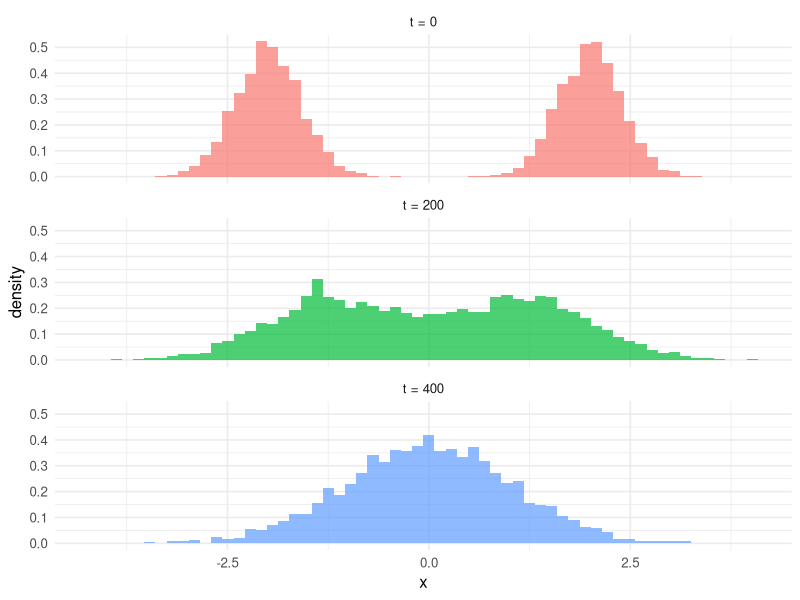
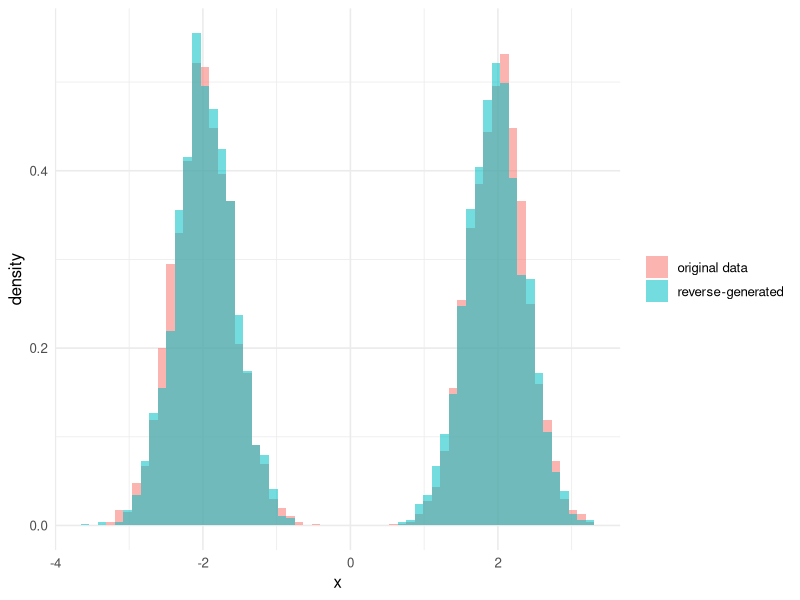

The R source for these figures, in order:
## ---- chunk 1
#| label: setup
#| include: false
library(ggplot2)
library(dplyr)
theme_set(theme_minimal(base_size = 12))
## ---- chunk 2
#| label: fig-forward-collapse
#| fig-cap: "The bimodal starting distribution collapsing to N(0,1) as t increases, under the same schedule shape as Ho et al. (2020)."
mu1 <- -2; mu2 <- 2; sd0 <- 0.4; w1 <- 0.5; w2 <- 0.5
r_data <- function(n) {
  is_mode2 <- rbinom(n, 1, w2)
  ifelse(is_mode2 == 1, rnorm(n, mu2, sd0), rnorm(n, mu1, sd0))
}

set.seed(7)
n <- 4000
x0_data <- r_data(n)

T_steps <- 400
beta <- seq(1e-4, 0.02, length.out = T_steps)
alpha <- 1 - beta
alpha_bar <- cumprod(alpha)

noise_to_t <- function(x0_vec, t) {
  sqrt(alpha_bar[t]) * x0_vec + sqrt(1 - alpha_bar[t]) * rnorm(length(x0_vec))
}
x_mid <- noise_to_t(x0_data, T_steps %/% 2)
x_T <- noise_to_t(x0_data, T_steps)

data.frame(
  x = c(x0_data, x_mid, x_T),
  t = factor(rep(c("t = 0", paste0("t = ", T_steps %/% 2), paste0("t = ", T_steps)),
                 each = n),
             levels = c("t = 0", paste0("t = ", T_steps %/% 2), paste0("t = ", T_steps)))
) |>
  ggplot(aes(x, fill = t)) +
  geom_histogram(aes(y = after_stat(density)), bins = 60, alpha = 0.7, position = "identity") +
  facet_wrap(~t, ncol = 1) +
  labs(y = "density", fill = NULL) +
  theme(legend.position = "none")
## ---- chunk 3
#| include: false
xT_mean <- mean(x_T); xT_sd <- sd(x_T)
## ---- chunk 4
exact_score <- function(x, t) {
  abar <- alpha_bar[t]
  v <- abar * sd0^2 + (1 - abar)
  m1 <- sqrt(abar) * mu1
  m2 <- sqrt(abar) * mu2
  d1 <- dnorm(x, m1, sqrt(v))
  d2 <- dnorm(x, m2, sqrt(v))
  p <- w1 * d1 + w2 * d2
  (w1 * d1 * (-(x - m1) / v) + w2 * d2 * (-(x - m2) / v)) / p
}

log_p_t <- function(x, t) {
  abar <- alpha_bar[t]
  v <- abar * sd0^2 + (1 - abar)
  m1 <- sqrt(abar) * mu1
  m2 <- sqrt(abar) * mu2
  log(w1 * dnorm(x, m1, sqrt(v)) + w2 * dnorm(x, m2, sqrt(v)))
}

h <- 1e-5
test_x <- c(-1, 0, 0.5, 1.5)
numeric_score <- (log_p_t(test_x + h, 100) - log_p_t(test_x - h, 100)) / (2 * h)
analytic_score <- exact_score(test_x, 100)
## ---- chunk 5
#| label: fig-reverse-samples
#| fig-cap: "Samples generated by reverse diffusion from pure noise, using only the exact score, against the true starting distribution."
n_gen <- 4000
set.seed(11)
x_gen <- rnorm(n_gen)
for (t in T_steps:1) {
  score_val <- exact_score(x_gen, t)
  noise_term <- if (t > 1) rnorm(n_gen) else 0
  x_gen <- (x_gen + beta[t] * score_val) / sqrt(alpha[t]) + sqrt(beta[t]) * noise_term
}

ks_result <- ks.test(x0_data, x_gen)

data.frame(x = c(x0_data, x_gen), source = rep(c("original data", "reverse-generated"), each = n)) |>
  ggplot(aes(x, fill = source)) +
  geom_histogram(aes(y = after_stat(density)), bins = 60, alpha = 0.55, position = "identity") +
  labs(y = "density", fill = NULL)
## ---- chunk 6
#| include: false
mode1_true <- x_gen[x_gen < 0]; mode2_true <- x_gen[x_gen >= 0]
